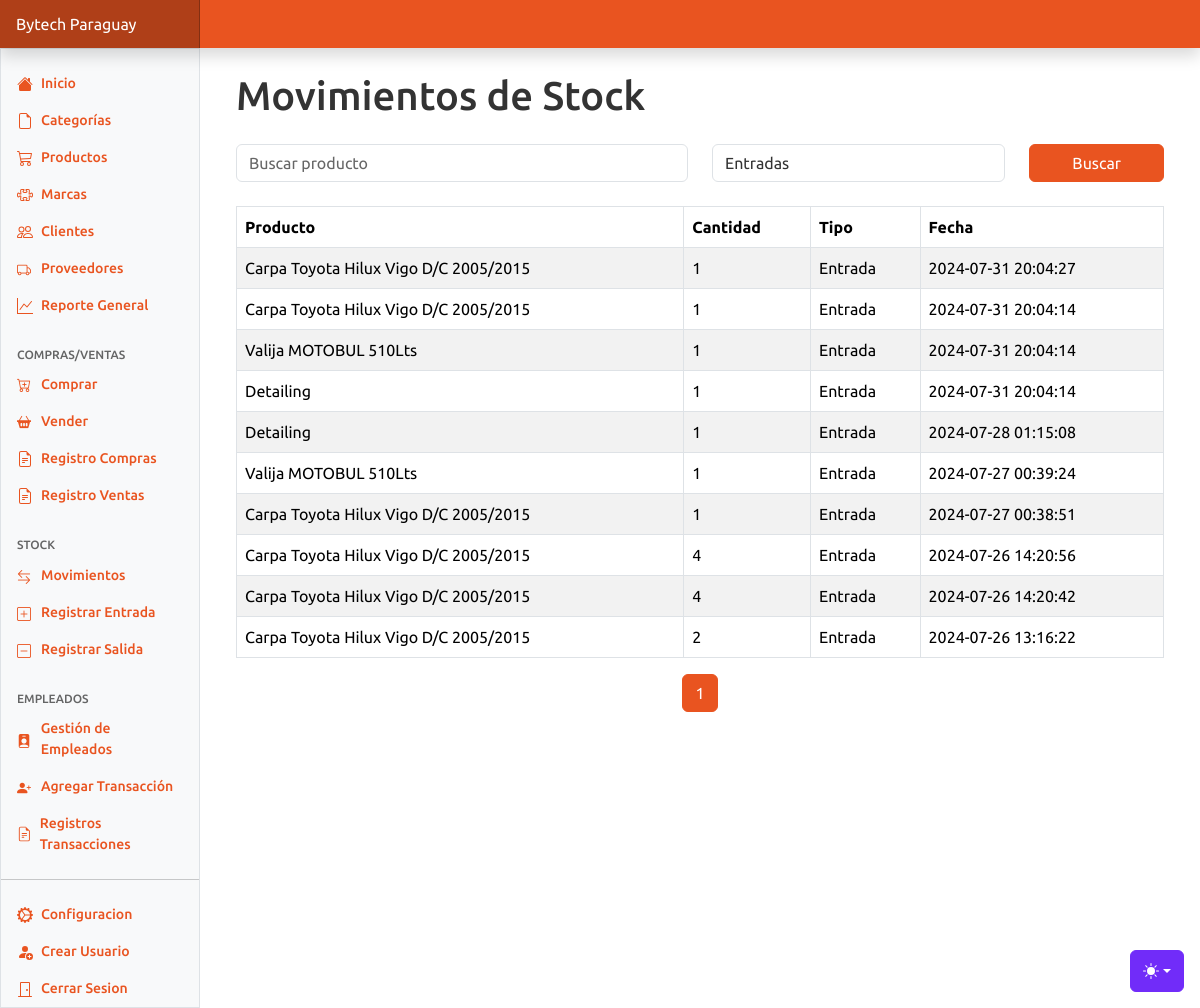
Before: /movimientos.php?type=entrada (signed in) with the older database file.
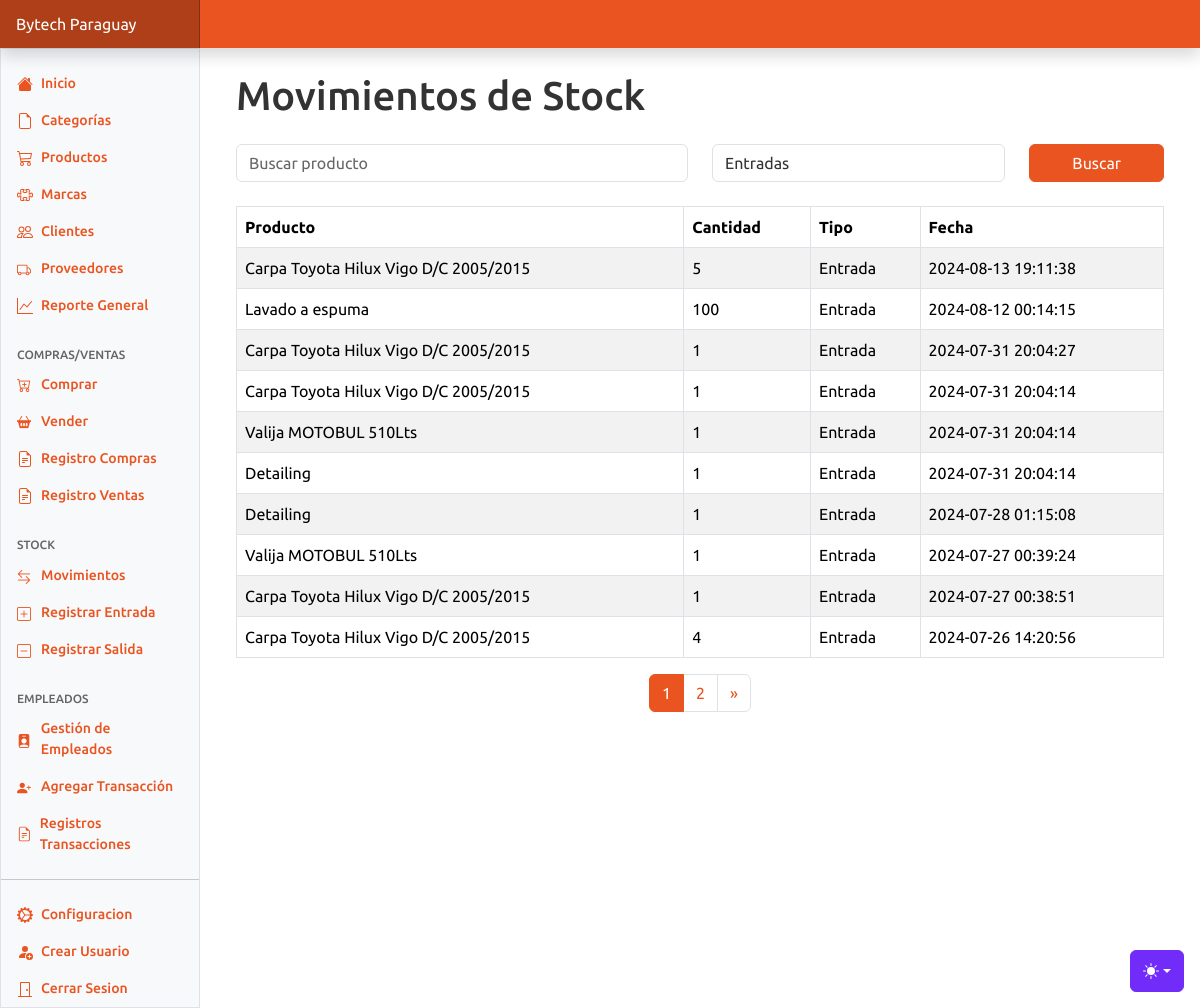
After: the same page with the newer database file.
### tables this page shows
CREATE TABLE `movimientos_stock` (
  `id` int(11) NOT NULL,
  `producto_id` int(11) DEFAULT NULL,
  `cantidad` int(11) DEFAULT NULL,
  `tipo` enum('entrada','salida') NOT NULL,
  `fecha` timestamp NOT NULL DEFAULT current_timestamp()
);

CREATE TABLE `productos` (
  `id` int(11) NOT NULL,
  `nombre` varchar(255) NOT NULL,
  `descripcion` text DEFAULT NULL,
  `imagen` varchar(255) DEFAULT NULL,
  `costo` decimal(10,2) NOT NULL,
  `precioMayorista` decimal(10,2) NOT NULL,
  `precioMinorista` decimal(10,2) NOT NULL,
  `cantidad` int(11) NOT NULL,
  `categoria_id` int(11) DEFAULT NULL,
  `marca_id` int(11) DEFAULT NULL
);

### movimientos.php (the view, shortened to what this page needs)
<?php
require 'config/start.php';
$search = $_GET['search'] ?? '';
$type = $_GET['type'] ?? '';
$page = $_GET['page'] ?? 1;
$limit = 10;
$offset = ($page - 1) * $limit;
$sql_count = "SELECT COUNT(*)
              FROM movimientos_stock
              WHERE producto_id IN (SELECT id FROM productos WHERE nombre LIKE :search)
              AND (:type = '' OR tipo = :type)";
$stmt_count = $pdo->prepare($sql_count);
$params_count = [
    ':search' => "%$search%",
    ':type' => $type
];
$stmt_count->execute($params_count);
$total_movimientos = $stmt_count->fetchColumn();
$total_pages = ceil($total_movimientos / $limit);
$sql = "SELECT m.*, p.nombre as producto_nombre
        FROM movimientos_stock m
        JOIN productos p ON m.producto_id = p.id
        WHERE p.nombre LIKE :search
        AND (:type = '' OR tipo = :type)
        ORDER BY m.fecha DESC
        LIMIT $limit OFFSET $offset";
$stmt = $pdo->prepare($sql);
$params = [
    ':search' => "%$search%",
    ':type' => $type
];
$stmt->execute($params);
$movimientos = $stmt->fetchAll(PDO::FETCH_ASSOC);
?>
<!DOCTYPE html>
<html lang="es">
<head>
    <?php include 'components/head.php'?>
</head>
<body>
<?php include 'components/header.php'?>
<main class="col-md-9 ms-sm-auto col-lg-10 px-md-4">
    <div class="container">
        <h1 class="my-4">Movimientos de Stock</h1>
        <form method="get" action="movimientos.php" class="mb-4">
            <div class="form-row align-items-center row">
                <div class="col-sm-12 col-md-6 mb-2 mb-md-0">
                    <input type="text" name="search" class="form-control" placeholder="Buscar producto" value="<?= htmlspecialchars($search) ?>">
                </div>
                <div class="col-sm-12 col-md-4 mb-2 mb-md-0">
                    <select name="type" class="form-control">
                        <option value="entrada" <?= $type === 'entrada' ? 'selected' : '' ?>>Entradas</option>
                    </select>
                </div>
                <div class="col-sm-12 col-md-2">
                    <button type="submit" class="btn btn-primary w-100">Buscar</button>
                </div>
            </div>
        </form>
        <div class="table-responsive">
            <table class="table table-striped table-bordered">
                <thead>
                    <tr>
                        <th>Producto</th>
                        <th>Cantidad</th>
                        <th>Tipo</th>
                        <th>Fecha</th>
                    </tr>
                </thead>
                <tbody>
                    <?php if (empty($movimientos)): ?>
                    <tr>
                        <td colspan="4" class="text-center">No se encontraron movimientos</td>
                    </tr>
                    <?php else: ?>
                    <?php foreach ($movimientos as $movimiento): ?>
                    <tr>
                        <td><?= htmlspecialchars($movimiento['producto_nombre']) ?></td>
                        <td><?= htmlspecialchars($movimiento['cantidad']) ?></td>
                        <td><?= ucfirst(htmlspecialchars($movimiento['tipo'])) ?></td>
                        <td><?= htmlspecialchars($movimiento['fecha']) ?></td>
                    </tr>
                    <?php endforeach; ?>
                    <?php endif; ?>
                </tbody>
            </table>
        </div>
        <nav>
            <ul class="pagination justify-content-center">
                <?php for ($i = 1; $i <= $total_pages; $i++): ?>
                <li class="page-item <?= $i === (int)$page ? 'active' : '' ?>">
                    <a class="page-link" href="?search=<?= htmlspecialchars($search) ?>&type=<?= htmlspecialchars($type) ?>&page=<?= $i ?>"><?= $i ?></a>
                </li>
                <?php endfor; ?>
                <?php if ($page < $total_pages): ?>
                <li class="page-item">
                    <a class="page-link" href="?search=<?= htmlspecialchars($search) ?>&type=<?= htmlspecialchars($type) ?>&page=<?= $page + 1 ?>" aria-label="Next">
                        <span aria-hidden="true">&raquo;</span>
                    </a>
                </li>
                <?php endif; ?>
            </ul>
        </nav>
    </div>
</main>
<?php include 'components/footer.php'?>
</body>
</html>

Changed rows visible on the page:
no longer on this page (row unchanged): movimientos_stock: producto.nombre "Carpa Toyota Hilux Vigo D/C 2005/2015", cantidad "4", tipo "Entrada", fecha "2024-07-26 14:20:42"
no longer on this page (row unchanged): movimientos_stock: producto.nombre "Carpa Toyota Hilux Vigo D/C 2005/2015", cantidad "2", tipo "Entrada", fecha "2024-07-26 13:16:22"
added movimientos_stock: producto.nombre "Carpa Toyota Hilux Vigo D/C 2005/2015", cantidad "5", tipo "Entrada", fecha "2024-08-13 19:11:38"
added movimientos_stock: producto.nombre "Lavado a espuma", cantidad "100", tipo "Entrada", fecha "2024-08-12 00:14:15"
Other visible differences:
new list line: "2"
